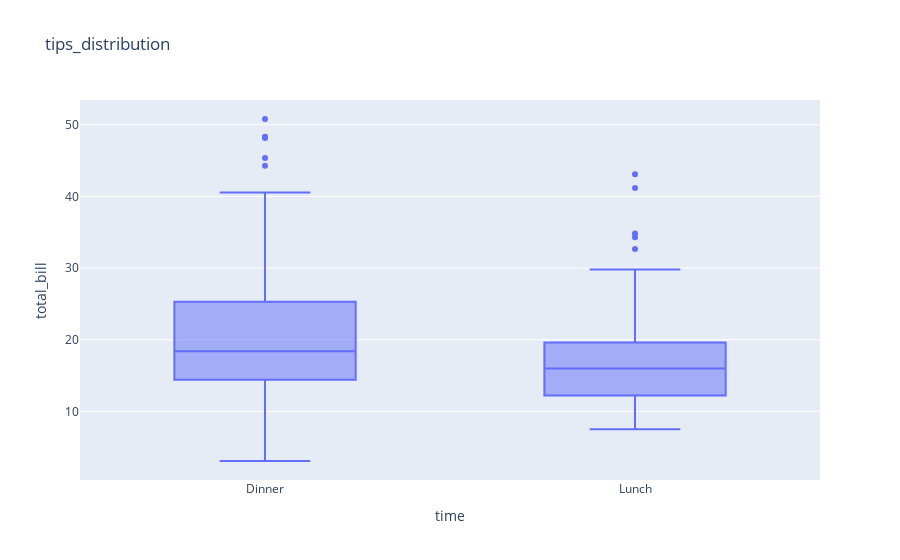

The notebook cell this image was saved under:
### Code cell
# Box plot for 'total_bill' grouped by 'time' (Lunch or Dinner)
px.box(data_frame=tips,y="total_bill",x="time",title="tips_distribution")

### Figure 1 — Plotly figure (JSON) as saved in the notebook; plotly's stock layout.template omitted (floating-point values rounded to 4 significant figures; data arrays with more than 128 entries replaced by an {"elided": "..."} marker saying what was removed)
{"data": [{"alignmentgroup": "True", "hovertemplate": "time=%{x}<br>total_bill=%{y}<extra></extra>", "legendgroup": "", "marker": {"color": "#636efa"}, "name": "", "notched": false, "offsetgroup": "", "orientation": "v", "showlegend": false, "type": "box", "x": {"elided": "244 str values"}, "x0": " ", "xaxis": "x", "y": {"elided": "244 float values"}, "y0": " ", "yaxis": "y"}], "layout": {"boxmode": "group", "legend": {"tracegroupgap": 0}, "title": {"text": "tips_distribution"}, "xaxis": {"anchor": "y", "domain": [0, 1], "title": {"text": "time"}}, "yaxis": {"anchor": "x", "domain": [0, 1], "title": {"text": "total_bill"}}}}
